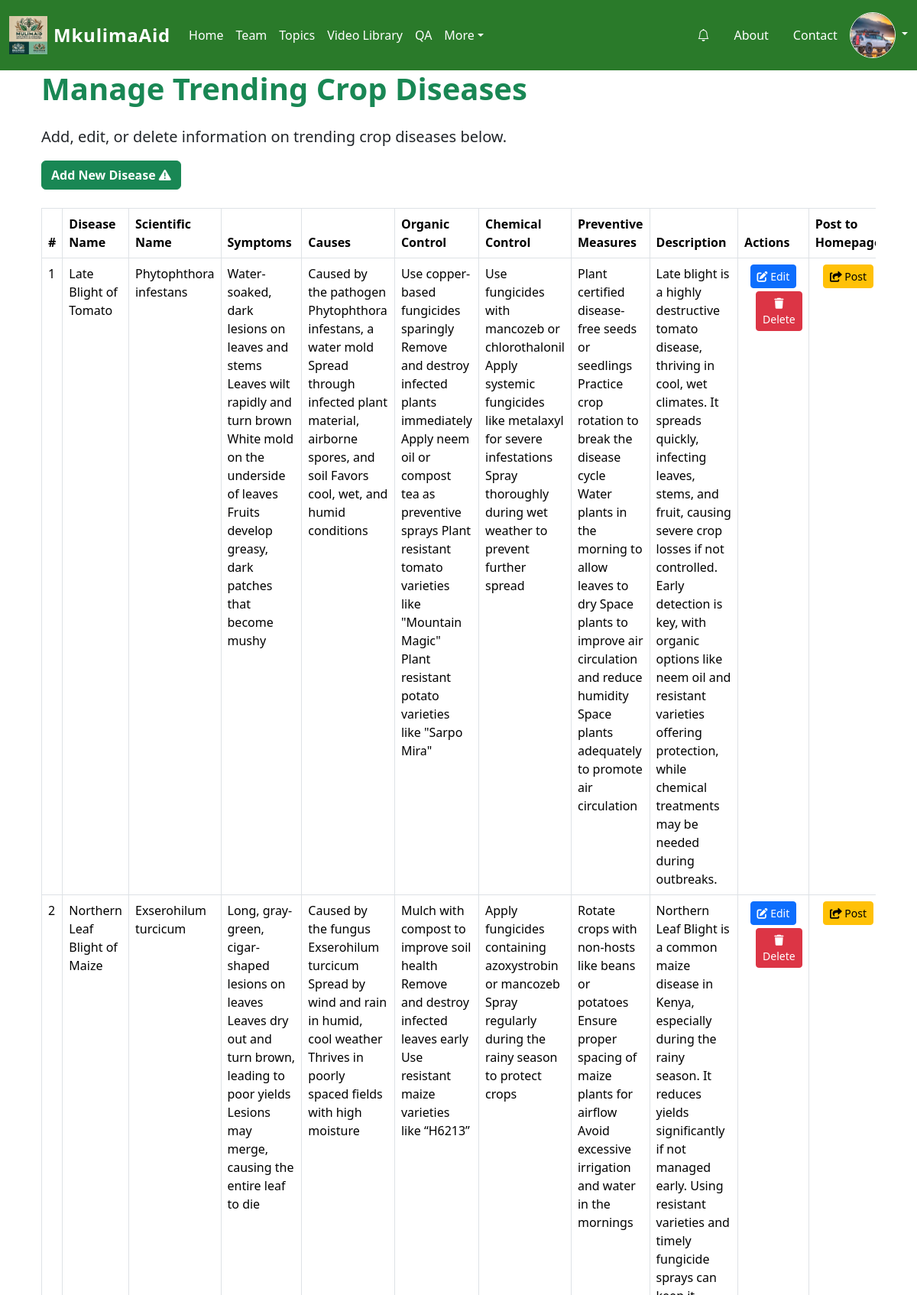
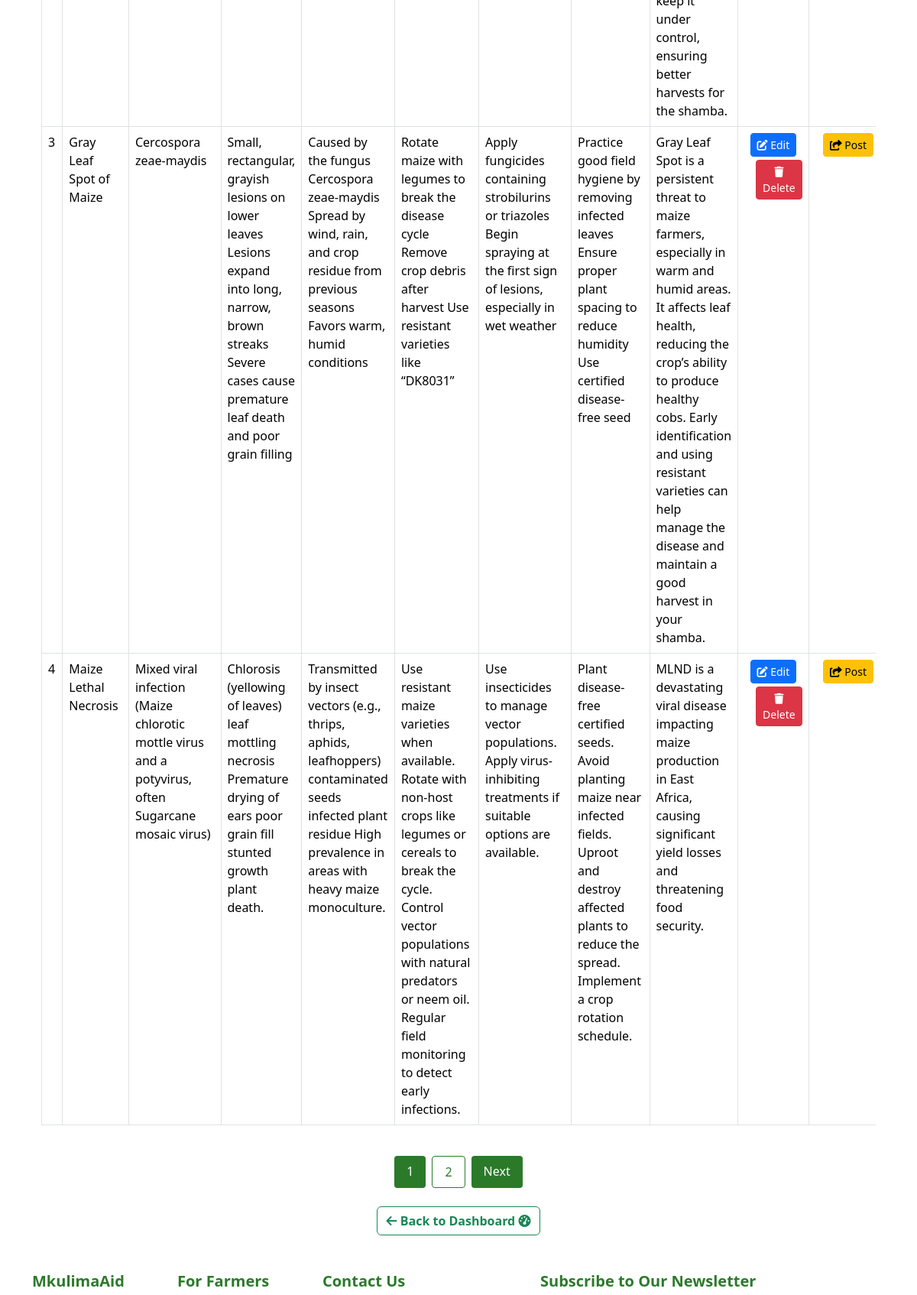
The app's page /diseases (signed in, upper part) with its own data (2 pictures, top to bottom).
### mkulimaaid/models.py (models this page shows, shortened)
class Settings(db.Model):
    id = db.Column(db.Integer, primary_key=True)
    site_title = db.Column(db.String(100), nullable=False, default="MkulimaAid")
    site_logo = db.Column(db.String(100), nullable=True)  # Store logo file path
    contact_email = db.Column(db.String(100), nullable=False, default="info@mkulimaaid.com")
    contact_phone = db.Column(db.String(20), nullable=False, default="123-456-7890")
    address = db.Column(db.Text, nullable=True, default="123 Main St, City, Country")
    maintenance_mode = db.Column(db.Boolean, default=False)

class User(UserMixin, db.Model):  # Use db.Model for SQLAlchemy models
    __tablename__ = 'users'
    id = db.Column(db.Integer, primary_key=True)
    fullname = db.Column(db.String(100), nullable=False)
    username = db.Column(db.String(50), nullable=False, unique=True)
    email = db.Column(db.String(120), nullable=False, unique=True)
    phone = db.Column(db.String(20), nullable=False)
    password = db.Column(db.String(60), nullable=False)
    is_admin = db.Column(db.Boolean, default=False)
    avatar = db.Column(db.String(100), nullable=True)
    date_joined = db.Column(db.DateTime, default=datetime.utcnow)
    farmers = db.relationship('Farmer', backref='user', lazy=True)
    contact_messages = db.relationship('ContactMessage', backref='user', lazy=True)

class Diseases(db.Model):
    __tablename__ = 'diseases'
    id = db.Column(db.Integer, primary_key=True)
    name = db.Column(db.String(100), nullable=False)  # Disease name
    scientific_name = db.Column(db.String(150), nullable=True)  # Scientific name
    symptoms = db.Column(db.Text, nullable=False)
    causes = db.Column(db.Text, nullable=False)
    description = db.Column(db.Text, nullable=True)
    organic_control = db.Column(db.Text, nullable=True)
    chemical_control = db.Column(db.Text, nullable=True)
    preventive_measures = db.Column(db.Text, nullable=True)
    image = db.Column(db.String(100), nullable=True)  # Filepath for the image
    is_trending = db.Column(db.Boolean, default=False)

### mkulimaaid/routes.py (the view)
@main.route('/diseases')
@login_required
@admin_required
def diseases():
    page = request.args.get('page', 1, type=int)  # Get the current page number from the request
    per_page = 4  # Number of diseases per page
    pagination = Diseases.query.paginate(page=page, per_page=per_page, error_out=False)
    diseases = pagination.items  # Get the current page's items
    form = AdminForm()  # or any form that you want to use
    farmers_form = FarmersForm()
    return render_template(
        'diseases.html',
        diseases=diseases,
        pagination=pagination,
        form=form,
        farmers_form=farmers_form
    )

### mkulimaaid/routes.py (called while the page is built)
@login_manager.user_loader
def load_user(user_id):
    return User.query.get(int(user_id))

@main.before_request
def load_settings():
    g.settings = Settings.query.first()

@main.before_request
def check_session_timeout():
    if current_user.is_authenticated:
        session_timeout_minutes = 60
        last_active_str = session.get("last_active")
        if last_active_str:
            try:
                last_active = datetime.fromisoformat(last_active_str)
            except ValueError:
                last_active = datetime.now()  # Fallback if format is incorrect
            time_elapsed = datetime.now() - last_active
            if time_elapsed > timedelta(minutes=session_timeout_minutes):
                logout_user()
                session.clear()
                flash("Your session has expired due to inactivity. Please log in again.", "warning")
                return redirect(url_for("main.login"))
        session["last_active"] = datetime.now().isoformat()

def get_settings():
    settings = Settings.query.first()
    if not settings:
        settings = Settings(maintenance_mode=False)
        db.session.add(settings)
        db.session.commit()
    return settings

@main.before_request
def check_maintenance_mode():
    settings = get_settings()
    g.settings = settings
    if settings.maintenance_mode and (not current_user.is_authenticated or not current_user.is_admin):
        return render_template('maintenance.html'), 503  # 503 Service Unavailable

### mkulimaaid/templates/diseases.html (shortened to what this page needs)
{% extends 'base.html' %}
{% block content %}
<div class="container-fluid">
  <div class="row">
    <div class="col">
      <h1 class="mb-4 text-success fw-bold">Manage Trending Crop Diseases</h1>
      <p class="lead">Add, edit, or delete information on trending crop diseases below.</p>
      <a href="{{ url_for('main.add_disease') }}" class="btn btn-success mb-4 fw-bold">Add New Disease <i class="fas fa-exclamation-triangle"></i></a>
      <div class="table-responsive">
        <table class="table table-bordered table-hover">
          <thead class="thead-dark">
            <tr>
              <th>#</th>
              <th>Disease Name</th>
              <th>Scientific Name</th>
              <th>Symptoms</th>
              <th>Causes</th>
              <th>Organic Control</th>
              <th>Chemical Control</th>
              <th>Preventive Measures</th>
              <th>Description</th>
              <th>Actions</th>
              <th>Post to Homepage</th>
            </tr>
          </thead>
          <tbody>
            {% for disease in diseases %}
            <tr>
              <td>{{ loop.index + ((pagination.page - 1) * pagination.per_page) }}</td>
              <td>{{ disease.name }}</td>
              <td>{{ disease.scientific_name }}</td>
              <td>{{ disease.symptoms }}</td>
              <td>{{ disease.causes }}</td>
              <td>{{ disease.organic_control }}</td>
              <td>{{ disease.chemical_control }}</td>
              <td>{{ disease.preventive_measures }}</td>
              <td>{{ disease.description }}</td>
              <td class="text-center">
                <a href="{{ url_for('main.edit_disease', disease_id=disease.id) }}" class="btn btn-sm btn-primary mb-1"> <i class="fas fa-edit"></i> Edit</a>
                <button class="btn btn-sm btn-danger" data-bs-toggle="modal" data-bs-target="#deleteModal{{ disease.id }}"> <i class="fas fa-trash"></i> Delete</button>
              </td>
              <td class="text-center">
                <form action="{{ url_for('main.post_disease_to_homepage', disease_id=disease.id) }}" method="POST">
                  <button type="submit" class="btn btn-sm btn-warning"> <i class="fas fa-share-square"></i> Post</button>
                </form>
              </td>
            </tr>
            {% endfor %}
          </tbody>
        </table>
      </div>
      <div class="pagination justify-content-center mt-4">
        {% for page_num in pagination.iter_pages(left_edge=1, right_edge=1, left_current=2, right_current=2) %}
            {% if page_num %}
                {% if page_num == pagination.page %}
                  <span style="background-color: #2a7a2a; color: white; padding: 8px 16px; margin: 0 4px; border-radius: 4px;">
                      {{ page_num }}
                  </span>
                {% else %}
                <a href="{{ url_for('main.diseases', page=page_num) }}"
                     style="background-color: transparent; color: #2a7a2a; padding: 8px 16px; margin: 0 4px; border: 1px solid #2a7a2a; border-radius: 4px; text-decoration: none;"
                     onmouseover="this.style.backgroundColor='#2a7a2a'; this.style.color='white';" onmouseout="this.style.backgroundColor='transparent'; this.style.color='#2a7a2a';">
                     {{ page_num }}
                </a>
                {% endif %}
            {% else %}
            <span class="mx-1">…</span>
            {% endif %}
        {% endfor %}
        {% if pagination.has_next %}
        <a href="{{ url_for('main.diseases', page=pagination.next_num) }}"
             style="background-color: #2a7a2a; color: white; padding: 8px 16px; margin: 0 4px; border-radius: 4px; text-decoration: none;"
             onmouseover="this.style.backgroundColor='#256625';" onmouseout="this.style.backgroundColor='#2a7a2a';">
             Next
        </a>
        {% endif %}
      </div>
    </div>
  </div>
  <div class="text-center mt-4">
      <a href="{{ url_for('main.dashboard') }}" class="btn btn-outline-success fw-bold">
          <i class="fas fa-arrow-left"></i> Back to Dashboard <i class="fas fa-tachometer-alt"></i>
      </a>
  </div>
</div>
{% endblock %}

### mkulimaaid/templates/base.html (shortened to what this page needs)
<!DOCTYPE html>
<html lang="en">
  <head>
    <link rel="stylesheet" href="{{ url_for('static', filename='css/styles.css') }}" />
    <link rel="stylesheet" href="https://cdn.datatables.net/1.13.6/css/jquery.dataTables.min.css">
    <link
      href="https://cdn.jsdelivr.net/npm/bootstrap@5.3.3/dist/css/bootstrap.min.css"
      rel="stylesheet"
    />
    <link
      href="https://cdnjs.cloudflare.com/ajax/libs/bootstrap-icons/1.5.0/font/bootstrap-icons.min.css"
      rel="stylesheet"
    />
    <link rel="stylesheet" href="https://unpkg.com/flickity@2/dist/flickity.min.css" />
    <link rel="stylesheet" href="https://cdnjs.cloudflare.com/ajax/libs/font-awesome/6.0.0-beta3/css/all.min.css">
    <link rel="stylesheet" href="https://unpkg.com/leaflet@1.9.4/dist/leaflet.css" />
  </head>
  <body>
      <div class="container">
      <nav class="navbar navbar-expand-lg bg-green navbar-dark py-3 ">
        <div class="container-fluid">
          <a class="navbar-brand d-flex align-items-center" href="{{ url_for('main.upload') }}">
            <img src="{{ url_for('static', filename='images/' + g.settings.site_logo) if g.settings.site_logo else url_for('static', filename='logo.png') }}" alt="Site Logo" class="site-logo me-2" style="height: 50px;" />
            <span class="site-title text-white">{{ g.settings.site_title or "MkulimaAid" }}</span>
          </a>
          <div class="collapse navbar-collapse" id="navbarSupportedContent">
            <ul class="navbar-nav me-auto mb-2 mb-lg-0">
              <li class="nav-item">
                <a class="nav-link text-white" href="{{ url_for('main.upload') }}">Home</a>
              </li>
              <li class="nav-item">
                <a class="nav-link text-white" href="/team">Team</a>
              </li>
              <li>
                <a class="nav-link text-white" href="/topics">Topics</a>
              </li>
              <li>
                <a class="nav-link text-white" href="/videos">Video Library</a>
              </li>
              <li>
                  <a class="nav-link text-white" href="/forum">QA</a>
              </li>
              <li class="nav-item dropdown">
                <a class="nav-link dropdown-toggle text-white" href="#" role="button" data-bs-toggle="dropdown" aria-expanded="false">More</a>
              </li>
            </ul>
                <div class="d-flex align-items-center">
                    <ul class="nav">
                        <li>
                            <a href="/notifications" class="nav-link text-white position-relative">
                                <i class="bi bi-bell"></i>
                            </a>
                        </li>
                        <li><a href="/about" class="nav-link text-white">About</a></li>
                        <li><a href="/contact" class="nav-link text-white">Contact</a></li>
                    </ul>
                </div>
              <div class="dropdown">
                <a href="#" class="d-block text-white text-decoration-none dropdown-toggle" data-bs-toggle="dropdown" aria-expanded="false">
                  <img src="{{ url_for('static', filename='uploads/' + current_user.avatar) if current_user.avatar else url_for('static', filename='images/default.png') }}" alt="Profile" width="40" height="40" class="rounded-circle border border-light">
                </a>
              </div>
            </div>
          </div>
        </div>
      <div class="container">{% block content %}{% endblock %}</div>
      <div class="container">
        <footer class="footer py-5">
            <div class="row">
                <div class="col-6 col-md-2 mb-3">
                    <h5 class="footer-title">MkulimaAid</h5>
                </div>
                <div class="col-6 col-md-2 mb-3">
                    <h5 class="footer-title">For Farmers</h5>
                </div>
                <div class="col-6 col-md-2 mb-3">
                    <h5 class="footer-title">Contact Us</h5>
                </div>
                <div class="col-md-5 offset-md-1 mb-3">
                    <form method="POST" action="{{ url_for('main.subscribe') }}">
                        <h5 class="footer-title">Subscribe to Our Newsletter</h5>
                    </form>
                </div>
            </div>
        </footer>
    </div>
  </body>
</html>

### mkulimaaid/static/css/styles.css (style rules this page uses)
.site-logo { width: 50px; height: auto; margin-right: 5px; object-fit: contain; max-height: 50px; }
.btn-danger { margin-left: 15px; }
.site-title { font-size: 24px; font-weight: bold; }
.dropdown .rounded-circle { width: 60px; height: 60px; border: 3px solid #f8f9fa; }
body.light-theme { --feature-bg: #f9f9f9; --feature-bg-hover: #eaeaea; --feature-text: #333; --icon-color: #007bff; }
:root { --faq-bg: #f8f9fa; --faq-text: #333; --faq-body-bg: #ffffff; --faq-body-text: #000000; }
body.light-theme { --card-bg: #ffffff; --card-border: #e0e0e0; --card-title-color: #333; --card-role-color: #007bff; --card-bio-color: #555; --social-icon-color: #007bff; --social-icon-hover: #0056b3; }
.footer-title { color: #2b7a2b; font-weight: 700; }
.navbar { background-color: #f5f5f5; padding: 1rem; width: 100vw; position: relative; left: 50%; transform: translateX(-50%); z-index: 1000; }
.navbar .container-fluid { max-width: 1200px; margin: 0 auto; display: flex; justify-content: space-between; align-items: center; overflow: visible; }
.navbar-brand .site-title { color: #2b7a2b; font-weight: 700; font-size: 1.5rem; }
.nav-link { color: #387939; font-weight: 600; }
.bg-green { background-color: #2a7a2a; }
.site-title { font-size: 1.5rem; font-weight: 600; color: #ffffff; letter-spacing: 0.05rem; transition: color 0.3s ease-in-out; }
.site-logo { height: 50px; width: auto; margin-right: 8px; }
.navbar-nav .nav-link { color: #ffffff !important; font-weight: 500; font-size: 1rem; transition: color 0.3s ease; border-radius: 10px; }
.dropdown .rounded-circle { border: 2px solid #d4e157; transition: transform 0.3s; }
.btn-success { background-color: #28a745; border: none; transition: background-color 0.3s ease; }
table { width: 100%; border-collapse: collapse; }
table, th, td { border: 1px solid #ddd; }
th, td { padding: 10px; text-align: left; }
th { background-color: #f4f4f4; }
body.light-theme { --feature-bg: #fcfafa; --feature-bg-hover: #eaeaea; --feature-text: #333; --icon-color: #007bff; --faq-body-bg: #fcfafa; --faq-body-text: #000000; --card-bg: #fcfafa; --card-border: #e0e0e0; }

### records on screen
Settings: site_logo (picture), settings "MkulimaAid"
User: avatar (picture)
Diseases: name "Late Blight of Tomato", scientific_name "Phytophthora infestans", symptoms "Water-soaked, dark lesions on leaves and stems Leaves wilt rapidly and turn brown White mold on the underside of leaves Fruits develop greasy, dark patches that become mushy", causes "Caused by the pathogen Phytophthora infestans, a water mold Spread through infected plant material, airborne spores, and soil Favors cool, wet, and humid conditions", organic_control "Use copper-based fungicides sparingly Remove and destroy infected plants immediately Apply neem oil or compost tea as preventive sprays Plant resistant tomato varieties like \"Mountain Magic\" Plant resistant potato varieties like \"Sarpo Mira\"", chemical_control "Use fungicides with mancozeb or chlorothalonil Apply systemic fungicides like metalaxyl for severe infestations Spray thoroughly during wet weather to prevent further spread", preventive_measures "Plant certified disease-free seeds or seedlings Practice crop rotation to break the disease cycle Water plants in the morning to allow leaves to dry Space plants to improve air circulation and reduce humidity Space plants adequately to promote air circulation", description "Late blight is a highly destructive tomato disease, thriving in cool, wet climates. It spreads quickly, infecting leaves, stems, and fruit, causing severe crop losses if not controlled. Early detection is key, with organic options like neem oil and resistant varieties offering protection, while chemical treatments may be needed during outbreaks."
Diseases: name "Northern Leaf Blight of Maize", scientific_name "Exserohilum turcicum", symptoms "Long, gray-green, cigar-shaped lesions on leaves Leaves dry out and turn brown, leading to poor yields Lesions may merge, causing the entire leaf to die", causes "Caused by the fungus Exserohilum turcicum Spread by wind and rain in humid, cool weather Thrives in poorly spaced fields with high moisture", organic_control "Mulch with compost to improve soil health Remove and destroy infected leaves early Use resistant maize varieties like “H6213”", chemical_control "Apply fungicides containing azoxystrobin or mancozeb Spray regularly during the rainy season to protect crops", preventive_measures "Rotate crops with non-hosts like beans or potatoes Ensure proper spacing of maize plants for airflow Avoid excessive irrigation and water in the mornings", description "Northern Leaf Blight is a common maize disease in Kenya, especially during the rainy season. It reduces yields significantly if not managed early. Using resistant varieties and timely fungicide sprays can keep it under control, ensuring better harvests for the shamba."
Diseases: name "Gray Leaf Spot of Maize", scientific_name "Cercospora zeae-maydis", symptoms "Small, rectangular, grayish lesions on lower leaves Lesions expand into long, narrow, brown streaks Severe cases cause premature leaf death and poor grain filling", causes "Caused by the fungus Cercospora zeae-maydis Spread by wind, rain, and crop residue from previous seasons Favors warm, humid conditions", organic_control "Rotate maize with legumes to break the disease cycle Remove crop debris after harvest Use resistant varieties like “DK8031”", chemical_control "Apply fungicides containing strobilurins or triazoles Begin spraying at the first sign of lesions, especially in wet weather", preventive_measures "Practice good field hygiene by removing infected leaves Ensure proper plant spacing to reduce humidity Use certified disease-free seed", description "Gray Leaf Spot is a persistent threat to maize farmers, especially in warm and humid areas. It affects leaf health, reducing the crop’s ability to produce healthy cobs. Early identification and using resistant varieties can help manage the disease and maintain a good harvest in your shamba."
Diseases: name "Maize Lethal Necrosis", scientific_name "Mixed viral infection (Maize chlorotic mottle virus and a potyvirus, often Sugarcane mosaic virus)", symptoms "Chlorosis (yellowing of leaves) leaf mottling necrosis Premature drying of ears poor grain fill stunted growth plant death.", causes "Transmitted by insect vectors (e.g., thrips, aphids, leafhoppers) contaminated seeds infected plant residue High prevalence in areas with heavy maize monoculture.", organic_control "Use resistant maize varieties when available. Rotate with non-host crops like legumes or cereals to break the cycle. Control vector populations with natural predators or neem oil. Regular field monitoring to detect early infections.", chemical_control "Use insecticides to manage vector populations. Apply virus-inhibiting treatments if suitable options are available.", preventive_measures "Plant disease-free certified seeds. Avoid planting maize near infected fields. Uproot and destroy affected plants to reduce the spread. Implement a crop rotation schedule.", description "MLND is a devastating viral disease impacting maize production in East Africa, causing significant yield losses and threatening food security."

### other values on screen
{{ page_num }} "1"
{{ page_num }} "2"
